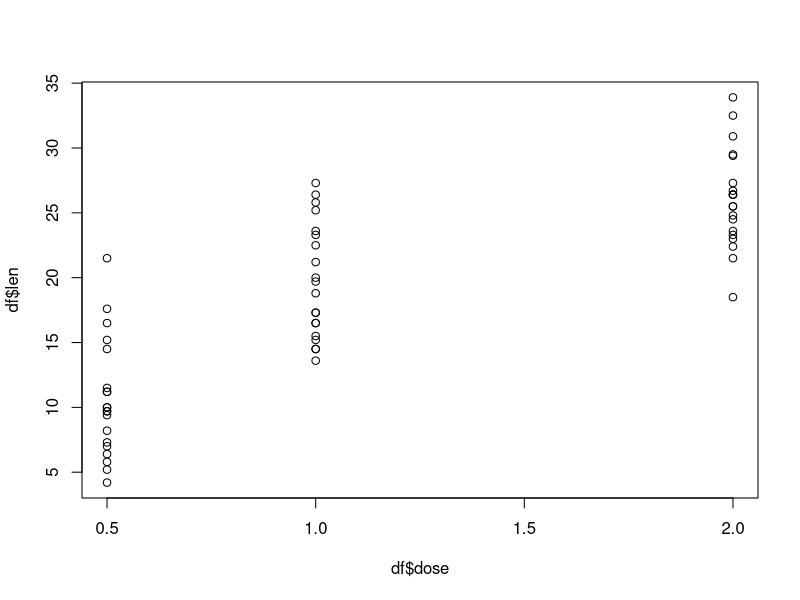
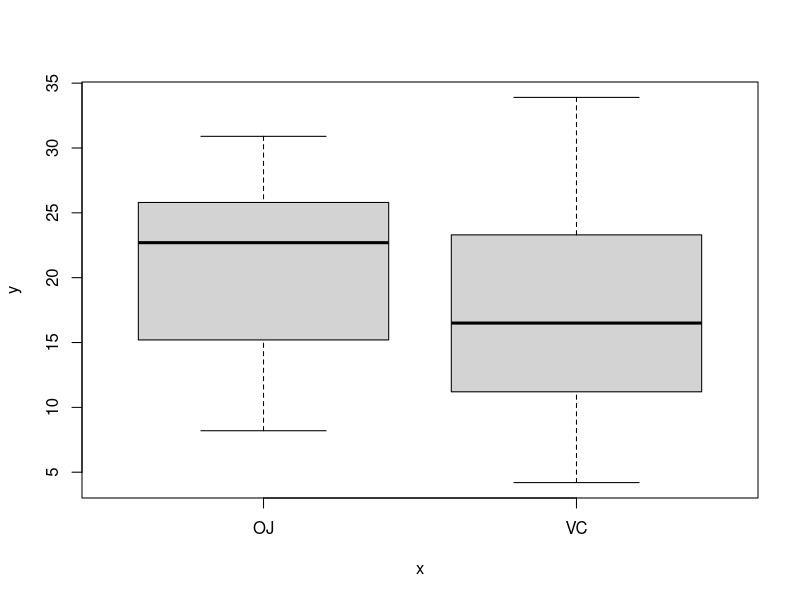

The R source for these figures, in order:
## ---- chunk 1
data(ToothGrowth)
df <- ToothGrowth
dim(df)
head(df)
## ---- chunk 2
summary(df)
str(df)
## ---- chunk 3
plot(df$dose, df$len)
## ---- chunk 4
plot(df$supp, df$len)
## ---- chunk 5
len05 <- df$len[df$dose == 0.5]
len10 <- df$len[df$dose == 1]
len20 <- df$len[df$dose == 2]
apply(rbind(len05, len10, len20), 1, length)
## ---- chunk 6
len10diff05 <- len10 - len05
len20diff10 <- len20 - len10
## ---- chunk 7
t.test(len10diff05)
t.test(len20diff10)
## ---- chunk 8
mean(len10diff05) + c(-1, 1) * qt(.975, 19) * sd(len10diff05) / sqrt(20)
mean(len20diff10) + c(-1, 1) * qt(.975, 19) * sd(len20diff10) / sqrt(20)
## ---- chunk 9
lenVC <- df$len[df$supp == 'VC']
lenOJ <- df$len[df$supp == 'OJ']
apply(rbind(lenVC, lenOJ), 1, length)
## ---- chunk 10
lenOJdiffVC <- lenOJ - lenVC
## ---- chunk 11
t.test(lenOJdiffVC)
## ---- chunk 12
mean(lenOJdiffVC) + c(-1, 1) * qt(.975, 29) * sd(lenOJdiffVC) / sqrt(30)
